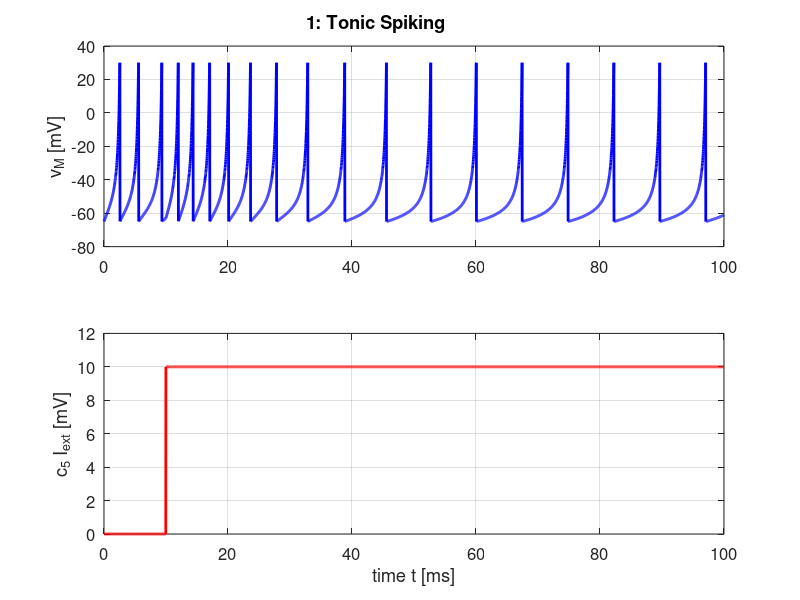

The MATLAB script that drew this image:
% Simulation of Cortical Spiking Neurons
% Source:
% E M Izhikevich: Simple Models of Spiking Neurons (2004)

% Step 1: Clean workspace
close all; % close open figures
clc; % clear command window
clear % clear workspace 

% Step 2: Input parameters
flagS = 1; % select 1 of 20 spike train patterns 
N = 5000; % number of grid points
tMax = 100; % max time [ms]

% Step 3: Define model parameters [a b c d I] 1x5 matrix for each one of 20
% patterns
% a, b, c, and d simulate the neuron
% I simulates the current injection 
% Note: 
% current injection = voltage response
% voltage injection = current response 

coeffM = zeros(20,5); % pre-allocate 20x5 matrix of zeros 
coeffM(1,:) = [0.02 0.4 -65 2 10]; % tonic spiking
coeffM(2,:) = [0.02 0.25 -65 6 1]; % phasic spiking
coeffM(3,:) = [0.02 0.20 -50 2 15]; % tonic bursting
coeffM(4,:) = [0.02 0.25 -55 0.05 0.6]; % phasic bursting 
coeffM(5,:) = [0.02 0.20 -55 4 10]; % mixed mode
coeffM(6,:) = [0.01 0.20 -65 8 30]; % spike frequency adaptation
coeffM(7,:) = [0.02 -0.1 -55 6 0]; % Class I 
coeffM(8,:) = [0.20 0.26 -65 0 0]; % Class II
coeffM(9,:) = [0.02 0.20 -65 6 7]; % spike latency
coeffM(10,:) = [0.05 0.26 -60 0 0]; % sub-threshold oscillations 
coeffM(11,:) = [0.10 0.26 -60 -1 0]; % resonator
coeffM(12,:) = [0.02 -0.1 -55 6 0]; % integrator 
coeffM(13,:) = [0.03 0.25 -60 4 0]; % rebound spike
coeffM(14,:) = [0.03 0.25 -52 0 0]; % rebound burst
coeffM(15,:) = [0.03 0.25 -60 4 0]; % threshold variability
coeffM(16,:) = [1 1.5 -60 0 -65]; % bistability
coeffM(17,:) = [1 0.2 -60 -21 0]; % DAP
coeffM(18,:) = [0.02 1 -55 4 0]; % accomodation
coeffM(19,:) = [-0.02 -1 -60 8 80]; % inhibition-induced spiking
coeffM(20,:) = [-0.026 -1 -45 0 80]; % inhibition-induced bursting

% Step 4: Use input parameters to simulate one of twenty patterns
a = coeffM(flagS,1);
b = coeffM(flagS,2);
c = coeffM(flagS,3);
d = coeffM(flagS,4);
I = coeffM(flagS,5); 

% Step 5: Define all plot titles (20) 
tm = [   ' 1: Tonic Spiking                '; ...
         ' 2: Phasic Spiking               '; ...
         ' 3: Tonic Bursting               '; ...
         ' 4: Phasic Bursting              '; ...
         ' 5: Mixed Mode                   '; ...
         ' 6: Spike Frequency Adaptation   '; ...
         ' 7: Class 1                      '; ...
         ' 8: Class 2                      '; ...
         ' 9: Spike Latency                '; ...
         '10: Subthreshold Oscillations    '; ...
         '11: Resonator                    '; ...
         '12: Integrator                   '; ...
         '13: Rebound Spike                '; ...
         '14: Rebound Burst                '; ...
         '15: Threshold Variability        '; ...
         '16: Bistability                  '; ...
         '17: DAP                          '; ...
         '18: Accomodation                 '; ...
         '19: Inhibition-induced Spiking   '; ...
         '20: Inhibition-induced Bursting  '; ];

% Step 6: Solve Equations 

% define c1, c2, c3: 
cc(1) = 0.04; % [mv]/[ms]
cc(2) = 5; % [1]/[ms]
cc(3) = 140; % [mV]/[ms] 

% pre-allocation
t = linspace(0,tMax, N); % time steps [ms]
v = zeros(N,1); vM = zeros(N,1); % membrane potential [mV]
u = zeros(N,1); uM = zeros(N,1); % recovery variable [mV]
Iext = zeros(N,1);

Iext(N/10:end) = I; % define size of I (initialization) 
dt = t(2)-t(1); % one time step

% initialize values
v(1) = -65;
vM(1) = -65;
u(1) = b * v(1);
uM(1) = u(1);

% begin loop

for n = 1:N-1
    v(n+1) = v(n) + dt*( cc(1)*v(n)^2 + cc(2)*v(n) + cc(3) -u(n) + Iext(n) );
    u(n+1) = u(n) + dt*a*( b*v(n) - u(n));
    
    if v(n+1) > 30
        vM(n+1) = 30;
        v(n+1) = c;
        u(n+1) = u(n+1) + d;
    else
        vM(n+1) = v(n+1);
        uM(n+1) = u(n+1);
    end
end

% plot figure
figure(2); % 2 plots in one figure
set(gcf, 'units', 'normalized', 'Position', [0.3 0.32 0.32 0.38]); 
% gcf is current plot open (grab current figure) 
% [x1 x2 y1 y2] provides range of x- and y- values to zoom in on 
set(gca, 'fontsize', 12);
% gca is current plot open (grab current axes) 
hSubplot = subplot(2,1,1); 
% subplot is used to put >1 plot in one figure that is 2x1
% h = handle in hSubplot (important in graphical user interfaces (GUI) )
set(hSubplot, 'position', [0.13 0.46 0.78 0.45]);
xP = t; % x-axis is time
yP = vM; % y-axis is voltage 
plot(xP, yP, 'b','Linewidth',2);
ylabel('v_M [mV]');
title(tm(flagS,:)); % choose title from matrix of 20 entries

% plot voltage change based on current injection 
grid on
set(gca,'fontsize',12);
hSubplot = subplot(2,1,2);
set(hSubplot,'position', [0.13 0.15 0.78 0.20]);
xP = t;
yP = Iext; % external injection
plot(xP,yP,'r','Linewidth',2); 
xlabel('time t [ms]');
ylabel('c_5 I_{ext} [mV]');
axis([0 tMax 0 1.2*max(Iext)]); 
grid on
set(gca, 'fontsize', 12);










    
    



